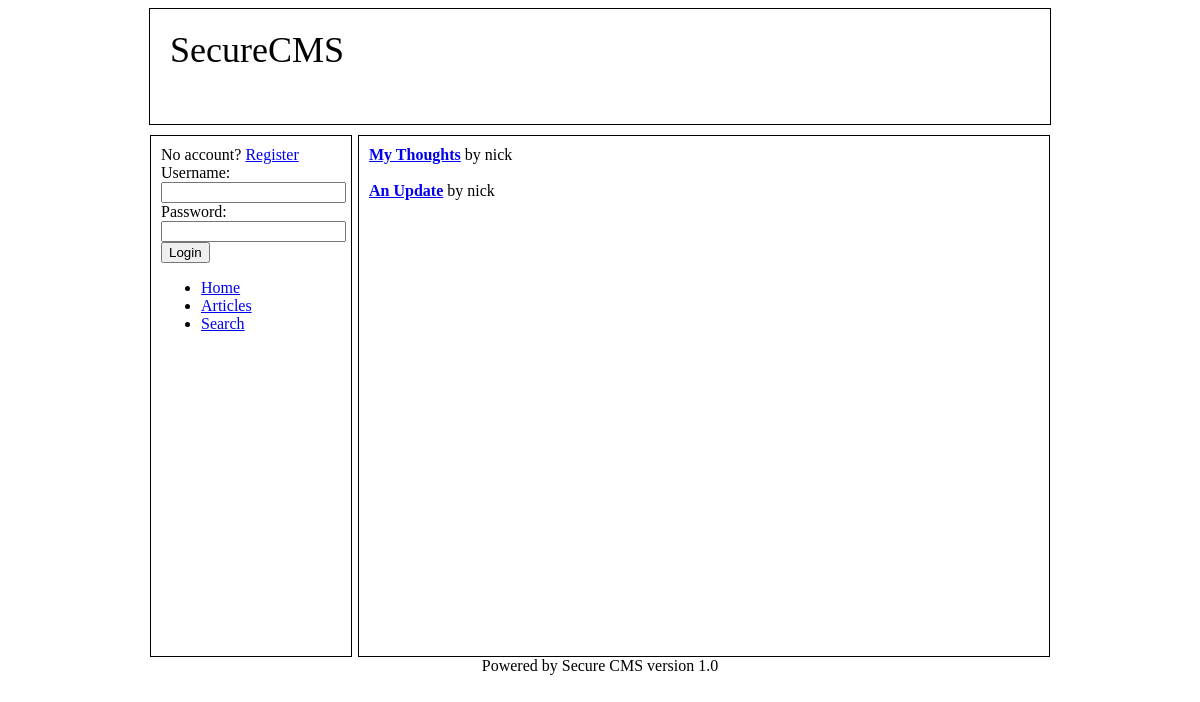
Screenshot of /index.php?page=articles with the database file from the repository.
### tables this page shows
CREATE TABLE `settings` (
  `site_name` varchar(64) NOT NULL,
  `welcome` blob NOT NULL
);

CREATE TABLE `article` (
  `id` int(11) NOT NULL AUTO_INCREMENT,
  `author_id` int(11) NOT NULL,
  `date` timestamp NOT NULL DEFAULT '0000-00-00 00:00:00' ON UPDATE CURRENT_TIMESTAMP,
  `title` varchar(128) NOT NULL,
  `content` blob NOT NULL,
  PRIMARY KEY (`id`)
);

CREATE TABLE `users` (
  `id` int(11) NOT NULL AUTO_INCREMENT,
  `user_name` varchar(64) NOT NULL,
  `password` varchar(64) NOT NULL,
  `join_date` timestamp NOT NULL DEFAULT '0000-00-00 00:00:00' ON UPDATE CURRENT_TIMESTAMP,
  `is_admin` tinyint(1) NOT NULL,
  `email` varchar(128) NOT NULL,
  PRIMARY KEY (`id`)
);

### articles.php (the view)
<?
$result = mysqli_query($con,"SELECT title,user_name,article.id as aid FROM article,users WHERE article.author_id=users.id");
while($row = mysqli_fetch_array($result)){
	echo "<b><a href='index.php?page=view_article&article_id=" . $row['aid'] . "'>" . $row['title'] . "</a></b> by " . $row['user_name'] . "<br/><br/>";
}
?>

### header.php (shortened to what this page needs)
<?
$host = "localhost";
$user = "root";
$pwd = "1";
$db = "SecureCMS";
$con=mysqli_connect($host,$user,$pwd,$db);
?>
<!DOCTYPE html PUBLIC "-//W3C//DTD XHTML 1.0 Transitional//EN" "http://www.w3.org/TR/xhtml1/DTD/xhtml1-transitional.dtd">
<html xmlns="http://www.w3.org/1999/xhtml">
<link rel="stylesheet" type="text/css" href="styles.css"/>
<head>
<?
$result = mysqli_query($con,"SELECT * FROM settings");
$site_name = "";
while($row = mysqli_fetch_array($result)){
    $site_name =  $row['site_name'];
}
?>
<div class="header"><? echo $site_name; ?></div>
</head>
<body>
<div class="bigcontainer">
<div class="sidebar">
  <? include "login.php" ?>
  <ul>
    <li><a href="index.php">Home</a></li>
    <li><a href="index.php?page=articles">Articles</a></li>
    <li><a href="index.php?page=search">Search</a></li>
  </ul>
</div>
<div class="container">

### styles.css (style rules this page uses)
.header { width:860px; margin-left:auto; margin-right:auto; height:75px; font-size:36px; margin-bottom:10px; position:relative; border-style:solid; border-width:1px; padding:20px; }
.sidebar { width:180px; height:100%; min-height:500px; border-style:solid; border-width:1px; float:left; position:relative; padding:10px; }
.container { width:670px; height:100%; min-height:500px; border-style:solid; border-width:1px; float:right; position:relative; padding:10px; }
.bigcontainer { width:900px; margin-left:auto; margin-right:auto; }

### rows the page displays
settings: site_name "SecureCMS"
article: title "My Thoughts", author.user_name "nick"
article: title "An Update", author.user_name "nick"
